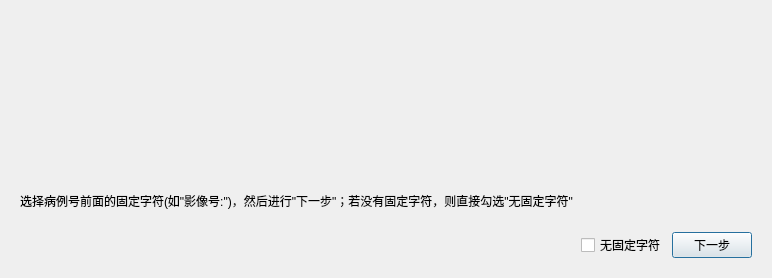
<?xml version="1.0" encoding="UTF-8"?>
<ui version="4.0">
 <class>Dialog</class>
 <widget class="QDialog" name="Dialog">
  <property name="geometry">
   <rect>
    <x>0</x>
    <y>0</y>
    <width>772</width>
    <height>268</height>
   </rect>
  </property>
  <property name="windowTitle">
   <string>12Sigma - 区域确认</string>
  </property>
  <layout class="QVBoxLayout" name="verticalLayout">
   <item>
    <widget class="EnlargedView" name="pixmapWidget" native="true">
     <property name="minimumSize">
      <size>
       <width>750</width>
       <height>150</height>
      </size>
     </property>
     <property name="maximumSize">
      <size>
       <width>750</width>
       <height>150</height>
      </size>
     </property>
    </widget>
   </item>
   <item>
    <widget class="QStackedWidget" name="stackedWidget">
     <property name="currentIndex">
      <number>0</number>
     </property>
     <widget class="QWidget" name="step1">
      <layout class="QVBoxLayout" name="verticalLayout_3">
       <item>
        <widget class="QLabel" name="label_3">
         <property name="text">
          <string>选择病例号前面的固定字符(如&quot;影像号:&quot;)，然后进行&quot;下一步&quot;；若没有固定字符，则直接勾选&quot;无固定字符&quot;</string>
         </property>
        </widget>
       </item>
       <item>
        <layout class="QHBoxLayout" name="horizontalLayout_2">
         <item>
          <spacer name="horizontalSpacer_2">
           <property name="orientation">
            <enum>Qt::Horizontal</enum>
           </property>
           <property name="sizeHint" stdset="0">
            <size>
             <width>40</width>
             <height>20</height>
            </size>
           </property>
          </spacer>
         </item>
         <item>
          <widget class="QCheckBox" name="noPrefix">
           <property name="text">
            <string>无固定字符</string>
           </property>
          </widget>
         </item>
         <item>
          <widget class="QPushButton" name="nextBtn">
           <property name="text">
            <string>下一步</string>
           </property>
          </widget>
         </item>
        </layout>
       </item>
      </layout>
     </widget>
     <widget class="QWidget" name="step2">
      <layout class="QVBoxLayout" name="verticalLayout_2">
       <item>
        <widget class="QLabel" name="label_4">
         <property name="text">
          <string>1.选择识别区域 2.验证识别结果</string>
         </property>
        </widget>
       </item>
       <item>
        <layout class="QHBoxLayout" name="horizontalLayout_3">
         <item>
          <widget class="QLabel" name="label_2">
           <property name="text">
            <string>识别结果：</string>
           </property>
          </widget>
         </item>
         <item>
          <widget class="QLineEdit" name="ocrResult">
           <property name="readOnly">
            <bool>true</bool>
           </property>
          </widget>
         </item>
         <item>
          <widget class="QLabel" name="label">
           <property name="text">
            <string>正确结果：</string>
           </property>
          </widget>
         </item>
         <item>
          <widget class="QLineEdit" name="manResult"/>
         </item>
         <item>
          <widget class="QPushButton" name="checkButton">
           <property name="text">
            <string>验证</string>
           </property>
          </widget>
         </item>
        </layout>
       </item>
       <item>
        <layout class="QHBoxLayout" name="horizontalLayout">
         <item>
          <widget class="QLabel" name="resutlLabel">
           <property name="text">
            <string/>
           </property>
          </widget>
         </item>
         <item>
          <spacer name="horizontalSpacer">
           <property name="orientation">
            <enum>Qt::Horizontal</enum>
           </property>
           <property name="sizeHint" stdset="0">
            <size>
             <width>40</width>
             <height>20</height>
            </size>
           </property>
          </spacer>
         </item>
         <item>
          <widget class="QPushButton" name="prveBtn">
           <property name="text">
            <string>上一步</string>
           </property>
          </widget>
         </item>
         <item>
          <widget class="QPushButton" name="pushButton_3">
           <property name="text">
            <string>确定</string>
           </property>
          </widget>
         </item>
         <item>
          <widget class="QPushButton" name="pushButton_4">
           <property name="text">
            <string>取消</string>
           </property>
          </widget>
         </item>
        </layout>
       </item>
      </layout>
      <zorder>checkButton</zorder>
      <zorder>manResult</zorder>
      <zorder>label</zorder>
      <zorder>ocrResult</zorder>
      <zorder>label_2</zorder>
      <zorder></zorder>
      <zorder>horizontalSpacer</zorder>
      <zorder>label_4</zorder>
     </widget>
    </widget>
   </item>
  </layout>
 </widget>
 <customwidgets>
  <customwidget>
   <class>EnlargedView</class>
   <extends>QWidget</extends>
   <header>sigmaris/enlarge.h</header>
   <container>1</container>
  </customwidget>
 </customwidgets>
 <resources/>
 <connections>
  <connection>
   <sender>pushButton_3</sender>
   <signal>clicked(bool)</signal>
   <receiver>Dialog</receiver>
   <slot>accept()</slot>
   <hints>
    <hint type="sourcelabel">
     <x>612</x>
     <y>237</y>
    </hint>
    <hint type="destinationlabel">
     <x>630</x>
     <y>267</y>
    </hint>
   </hints>
  </connection>
  <connection>
   <sender>pushButton_4</sender>
   <signal>clicked(bool)</signal>
   <receiver>Dialog</receiver>
   <slot>reject()</slot>
   <hints>
    <hint type="sourcelabel">
     <x>723</x>
     <y>233</y>
    </hint>
    <hint type="destinationlabel">
     <x>752</x>
     <y>267</y>
    </hint>
   </hints>
  </connection>
 </connections>
</ui>
